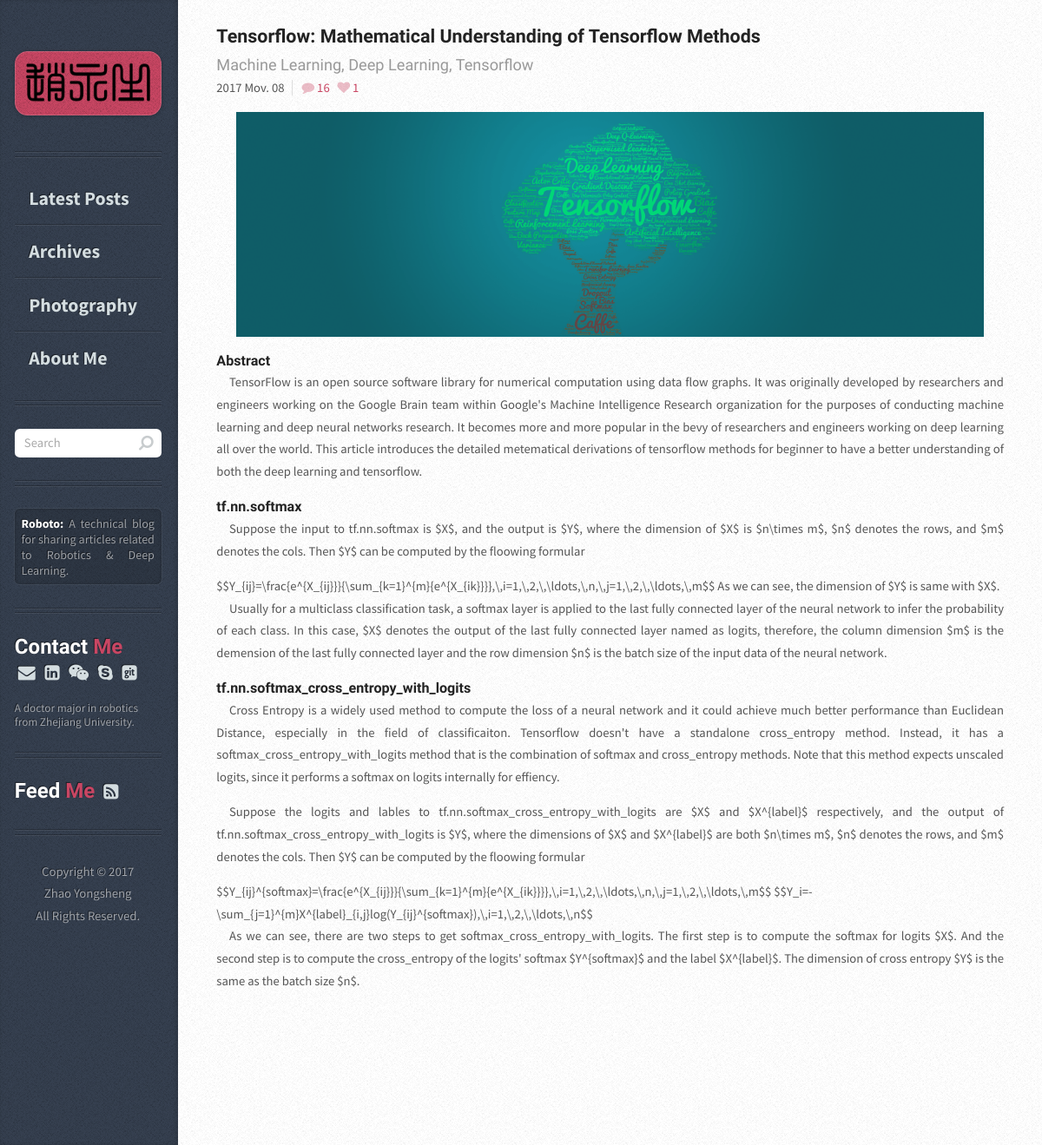
/Article-id=6/, run on an earlier commit of the app's database.
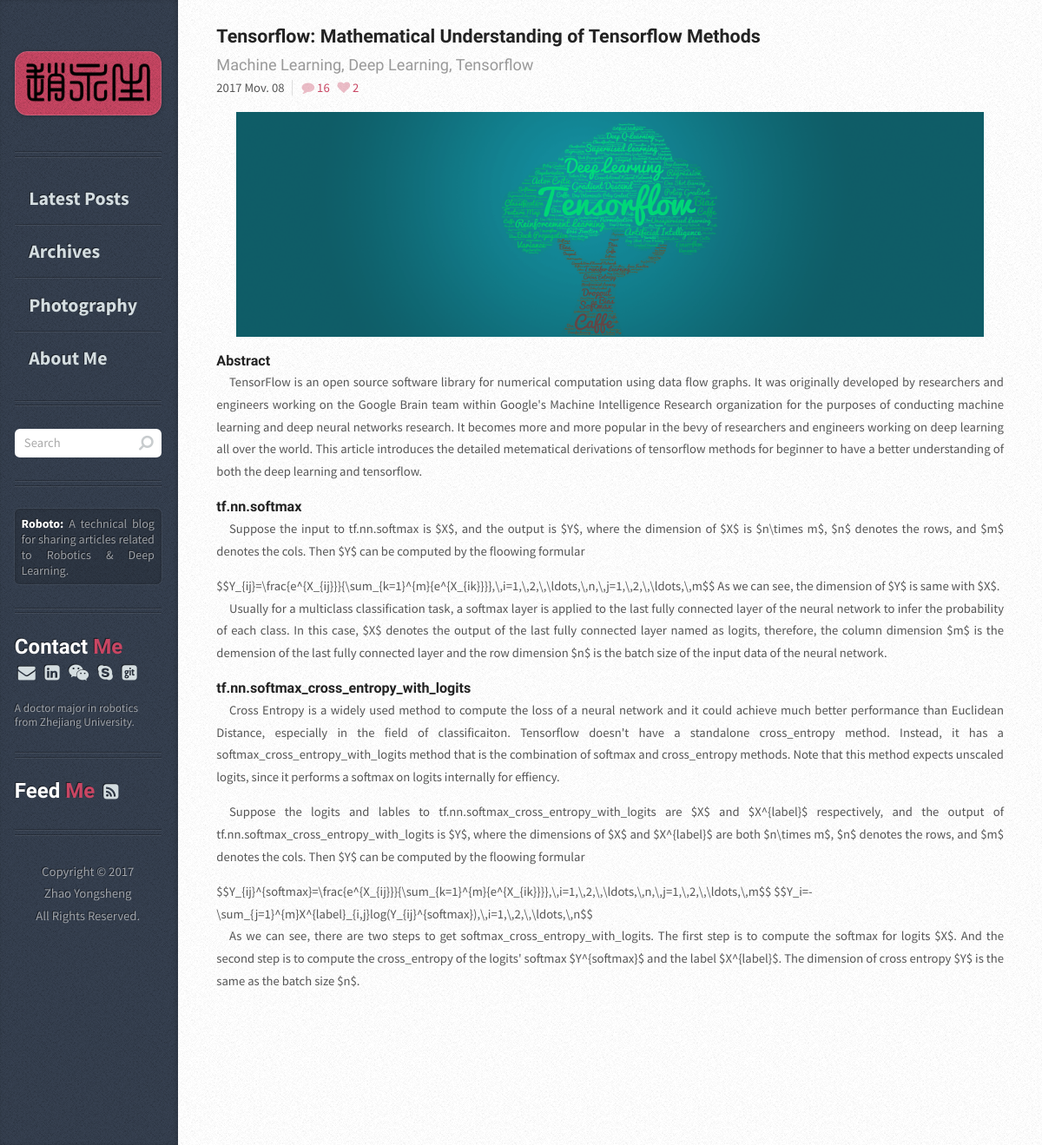
And on a later commit of the database.
### article/models.py (models this page shows, shortened)
class Article(models.Model):
    title = models.CharField(max_length=100)  # 博客题目
    category = models.CharField(max_length=50, blank=True)  # 博客标签
    lovecount = models.IntegerField(default=0)  # 博客点赞数量
    date_time = models.DateTimeField(auto_now_add=True)  # 博客日期
    abstract = models.TextField(blank=True, null=True)  # 博客文章简介
    content = models.TextField(blank=True, null=True)  # 博客文章正文
    cover = models.CharField(max_length=75, blank=True)  # 博客封面
    views = models.PositiveIntegerField(default=0) # 博客阅读数量
    def increase_views(self):
            self.views += 1
            self.save(update_fields=['views'])
    class Meta:  # 按时间下降排序
        ordering = ['-date_time']

### article/views.py (the view)
# urls.py: url(r'^Article-id=(?P<id>\d+)/$', article, name='article'),
def article(request, id):
        post = Article.objects.get(pk=id)
        post.increase_views()
        return render(request, 'article.html', {'post': post})

### article/templatetags/img_src.py (called while the page is built)
@register.filter
def img_src(content):
  return content.replace('src=','src='+settings.STATIC_URL)

### templates/article.html
	{% extends "base.html" %}
{% load static %}
{% load img_src %}
{% block content_post %}
  <article class="box post post-excerpt">
    <header>
      <h2><a href="{% url "article" id=post.id %}">{{ post.title }}</a></h2>
      <p>{{ post.category }}</p>
    </header>
    <div class="info">
        <span class="date">
          <span class="year">{{post.date_time.year}}</span>
          {% if post.date_time.month == 1 %}
              <span class="month">Jan.</span>
          {% elif post.date_time.month == 2 %}
              <span class="month">Feb.</span>
          {% elif post.date_time.month == 3 %}
              <span class="month">Mar.</span>
          {% elif post.date_time.month == 4 %}
              <span class="month">Apr.</span>
          {% elif post.date_time.month == 5 %}
              <span class="month">May.</span>
          {% elif post.date_time.month == 6 %}
              <span class="month">Jun.</span>
          {% elif post.date_time.month == 7 %}
              <span class="month">Jul.</span>
          {% elif post.date_time.month == 8 %}
              <span class="month">Aug.</span>
          {% elif post.date_time.month == 9 %}
              <span class="month">Sep.</span>
          {% elif post.date_time.month == 10 %}
              <span class="month">Oct.</span>
          {% elif post.date_time.month == 11 %}
              <span class="month">Mov.</span>
          {% else %}
              <span class="month">Dec.</span>
          {% endif %}
          {% if post.date_time.day < 10 %}
              <span class="month">0{{post.date_time.day}}</span>
          {% else %}
              <span class="month">{{post.date_time.day}}</span>
          {% endif %}
        </span>
        <ul class="stats" style="padding:0em; margin:0em">
          <li><a href="#" class="icon fa-comment">16</a></li>
          <li><a href="javascript:void(0)" class="icon fa-heart" onclick="addLove({{post.id}})" id="a_love_{{post.id}}" >{{ post.lovecount }}</a></li>
        </ul>
    </div>
    <img class="imagecover" src="{% static post.cover %}" alt="" />
    <h3>Abstract</h3>
    <p>{{ post.abstract | safe }}</p>
    {{ post.content |img_src | safe}}
  </article>
{% endblock %}
{% block content_nav %}
<li><a href="{% url "home" %}">Latest Posts</a></li>
<li><a href="{% url "archives" %}">Archives</a></li>
<li><a href="{% url "photography" %}">Photography</a></li>
<li><a href="{% url "about_me" %}">About Me</a></li>
{% endblock%}

What changed in the data, as far as the page shows it:
changed Article "Tensorflow: Mathematical Understanding of Tensorflow Methods": lovecount "1" → "2"
